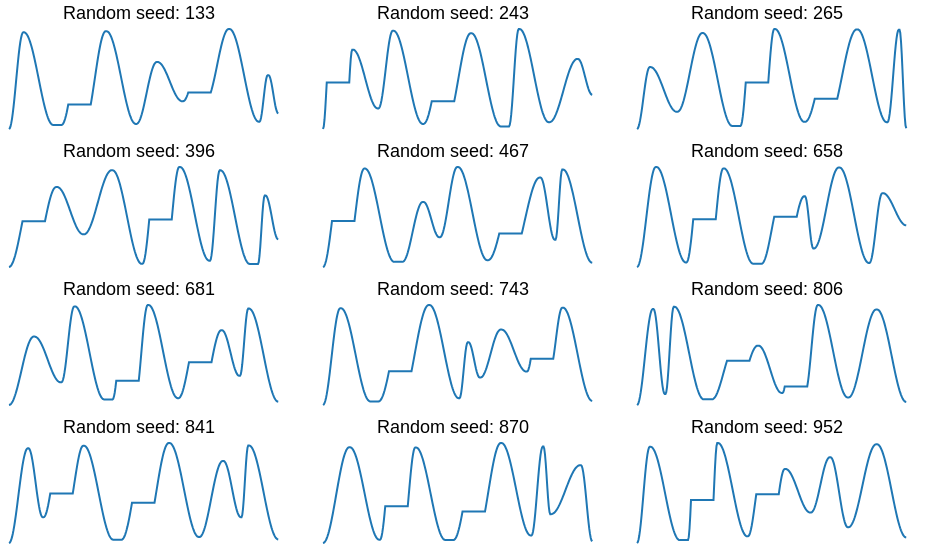

Notebook cell for this chart:
### Code cell
chart = plot_stimulus_seed_grid(
    stimuli, columns=3, width=300, height=100, font_size=18, title_x_offset=20
)
chart = chart.configure_header(labelFontSize=2)

chart

### Figure 1 — Vega-Lite specification as saved in the notebook (floating-point values rounded to 4 significant figures; data arrays with more than 128 entries replaced by an {"elided": "..."} marker saying what was removed)
{"config": {"view": {"continuousWidth": 300, "continuousHeight": 300, "stroke": null}, "concat": {"spacing": 10}, "header": {"labelFontSize": 2}}, "concat": [{"layer": [{"data": {"name": "data-25237dbbddd766146b977f74f3c9504b"}, "mark": {"type": "line", "color": "#1f77b4", "strokeWidth": 2}, "encoding": {"tooltip": [{"field": "seed", "title": "Seed", "type": "quantitative"}, {"field": "time", "format": ".0f", "title": "Time", "type": "quantitative"}, {"field": "y", "format": ".3f", "title": "Temperature", "type": "quantitative"}], "x": {"axis": null, "field": "time", "scale": {"zero": false}, "type": "quantitative"}, "y": {"axis": null, "field": "y", "scale": {"nice": false, "zero": false}, "type": "quantitative"}}}, {"data": {"name": "data-24c2077ab4bfdb37f0c5a1318cdc09a6"}, "mark": {"type": "text", "align": "center", "baseline": "bottom", "clip": false, "fontSize": 18, "fontWeight": "normal"}, "encoding": {"text": {"field": "label", "type": "nominal"}, "x": {"value": 130.0}, "y": {"value": -6}}}], "height": 100, "width": 300}, {"layer": [{"data": {"name": "data-008e4262f9434660f5b0ebad692006d5"}, "mark": {"type": "line", "color": "#1f77b4", "strokeWidth": 2}, "encoding": {"tooltip": [{"field": "seed", "title": "Seed", "type": "quantitative"}, {"field": "time", "format": ".0f", "title": "Time", "type": "quantitative"}, {"field": "y", "format": ".3f", "title": "Temperature", "type": "quantitative"}], "x": {"axis": null, "field": "time", "scale": {"zero": false}, "type": "quantitative"}, "y": {"axis": null, "field": "y", "scale": {"nice": false, "zero": false}, "type": "quantitative"}}}, {"data": {"name": "data-901115dec6c66965e4b7b807b2389cec"}, "mark": {"type": "text", "align": "center", "baseline": "bottom", "clip": false, "fontSize": 18, "fontWeight": "normal"}, "encoding": {"text": {"field": "label", "type": "nominal"}, "x": {"value": 130.0}, "y": {"value": -6}}}], "height": 100, "width": 300}, {"layer": [{"data": {"name": "data-f35f067c1c15bb4cd7cad09248f9449d"}, "mark": {"type": "line", "color": "#1f77b4", "strokeWidth": 2}, "encoding": {"tooltip": [{"field": "seed", "title": "Seed", "type": "quantitative"}, {"field": "time", "format": ".0f", "title": "Time", "type": "quantitative"}, {"field": "y", "format": ".3f", "title": "Temperature", "type": "quantitative"}], "x": {"axis": null, "field": "time", "scale": {"zero": false}, "type": "quantitative"}, "y": {"axis": null, "field": "y", "scale": {"nice": false, "zero": false}, "type": "quantitative"}}}, {"data": {"name": "data-e1f0d4d54aa2432c07a2200d8141e265"}, "mark": {"type": "text", "align": "center", "baseline": "bottom", "clip": false, "fontSize": 18, "fontWeight": "normal"}, "encoding": {"text": {"field": "label", "type": "nominal"}, "x": {"value": 130.0}, "y": {"value": -6}}}], "height": 100, "width": 300}, {"layer": [{"data": {"name": "data-9c3cbd10306074bdda0e422d7bfeed61"}, "mark": {"type": "line", "color": "#1f77b4", "strokeWidth": 2}, "encoding": {"tooltip": [{"field": "seed", "title": "Seed", "type": "quantitative"}, {"field": "time", "format": ".0f", "title": "Time", "type": "quantitative"}, {"field": "y", "format": ".3f", "title": "Temperature", "type": "quantitative"}], "x": {"axis": null, "field": "time", "scale": {"zero": false}, "type": "quantitative"}, "y": {"axis": null, "field": "y", "scale": {"nice": false, "zero": false}, "type": "quantitative"}}}, {"data": {"name": "data-76313b7a26865cc48db1001ea389cc4a"}, "mark": {"type": "text", "align": "center", "baseline": "bottom", "clip": false, "fontSize": 18, "fontWeight": "normal"}, "encoding": {"text": {"field": "label", "type": "nominal"}, "x": {"value": 130.0}, "y": {"value": -6}}}], "height": 100, "width": 300}, {"layer": [{"data": {"name": "data-07c8e21b15b602c766011e39fe574def"}, "mark": {"type": "line", "color": "#1f77b4", "strokeWidth": 2}, "encoding": {"tooltip": [{"field": "seed", "title": "Seed", "type": "quantitative"}, {"field": "time", "format": ".0f", "title": "Time", "type": "quantitative"}, {"field": "y", "format": ".3f", "title": "Temperature", "type": "quantitative"}], "x": {"axis": null, "field": "time", "scale": {"zero": false}, "type": "quantitative"}, "y": {"axis": null, "field": "y", "scale": {"nice": false, "zero": false}, "type": "quantitative"}}}, {"data": {"name": "data-4e4ba374ea388cc99c629c437fccc2c1"}, "mark": {"type": "text", "align": "center", "baseline": "bottom", "clip": false, "fontSize": 18, "fontWeight": "normal"}, "encoding": {"text": {"field": "label", "type": "nominal"}, "x": {"value": 130.0}, "y": {"value": -6}}}], "height": 100, "width": 300}, {"layer": [{"data": {"name": "data-d17164fed836da958758fc3439012a9f"}, "mark": {"type": "line", "color": "#1f77b4", "strokeWidth": 2}, "encoding": {"tooltip": [{"field": "seed", "title": "Seed", "type": "quantitative"}, {"field": "time", "format": ".0f", "title": "Time", "type": "quantitative"}, {"field": "y", "format": ".3f", "title": "Temperature", "type": "quantitative"}], "x": {"axis": null, "field": "time", "scale": {"zero": false}, "type": "quantitative"}, "y": {"axis": null, "field": "y", "scale": {"nice": false, "zero": false}, "type": "quantitative"}}}, {"data": {"name": "data-0fb723ce4a4f79c8271c02f8dfbe1204"}, "mark": {"type": "text", "align": "center", "baseline": "bottom", "clip": false, "fontSize": 18, "fontWeight": "normal"}, "encoding": {"text": {"field": "label", "type": "nominal"}, "x": {"value": 130.0}, "y": {"value": -6}}}], "height": 100, "width": 300}, {"layer": [{"data": {"name": "data-9f0bcb4ec65ede2c744346ff87574530"}, "mark": {"type": "line", "color": "#1f77b4", "strokeWidth": 2}, "encoding": {"tooltip": [{"field": "seed", "title": "Seed", "type": "quantitative"}, {"field": "time", "format": ".0f", "title": "Time", "type": "quantitative"}, {"field": "y", "format": ".3f", "title": "Temperature", "type": "quantitative"}], "x": {"axis": null, "field": "time", "scale": {"zero": false}, "type": "quantitative"}, "y": {"axis": null, "field": "y", "scale": {"nice": false, "zero": false}, "type": "quantitative"}}}, {"data": {"name": "data-7c8d2fe2b23883a3dea26a4c744de279"}, "mark": {"type": "text", "align": "center", "baseline": "bottom", "clip": false, "fontSize": 18, "fontWeight": "normal"}, "encoding": {"text": {"field": "label", "type": "nominal"}, "x": {"value": 130.0}, "y": {"value": -6}}}], "height": 100, "width": 300}, {"layer": [{"data": {"name": "data-6eb003eb4a052c268207e3c29df0e3aa"}, "mark": {"type": "line", "color": "#1f77b4", "strokeWidth": 2}, "encoding": {"tooltip": [{"field": "seed", "title": "Seed", "type": "quantitative"}, {"field": "time", "format": ".0f", "title": "Time", "type": "quantitative"}, {"field": "y", "format": ".3f", "title": "Temperature", "type": "quantitative"}], "x": {"axis": null, "field": "time", "scale": {"zero": false}, "type": "quantitative"}, "y": {"axis": null, "field": "y", "scale": {"nice": false, "zero": false}, "type": "quantitative"}}}, {"data": {"name": "data-eb269994ecc7d9c2dc721630c373cdca"}, "mark": {"type": "text", "align": "center", "baseline": "bottom", "clip": false, "fontSize": 18, "fontWeight": "normal"}, "encoding": {"text": {"field": "label", "type": "nominal"}, "x": {"value": 130.0}, "y": {"value": -6}}}], "height": 100, "width": 300}, {"layer": [{"data": {"name": "data-eb04f5da5189a4bb3fd76c49cd3c384e"}, "mark": {"type": "line", "color": "#1f77b4", "strokeWidth": 2}, "encoding": {"tooltip": [{"field": "seed", "title": "Seed", "type": "quantitative"}, {"field": "time", "format": ".0f", "title": "Time", "type": "quantitative"}, {"field": "y", "format": ".3f", "title": "Temperature", "type": "quantitative"}], "x": {"axis": null, "field": "time", "scale": {"zero": false}, "type": "quantitative"}, "y": {"axis": null, "field": "y", "scale": {"nice": false, "zero": false}, "type": "quantitative"}}}, {"data": {"name": "data-a20ed29c9939cc61569e00e0c55aebb5"}, "mark": {"type": "text", "align": "center", "baseline": "bottom", "clip": false, "fontSize": 18, "fontWeight": "normal"}, "encoding": {"text": {"field": "label", "type": "nominal"}, "x": {"value": 130.0}, "y": {"value": -6}}}], "height": 100, "width": 300}, {"layer": [{"data": {"name": "data-89214e161fa7980035a9b8c5cea1b105"}, "mark": {"type": "line", "color": "#1f77b4", "strokeWidth": 2}, "encoding": {"tooltip": [{"field": "seed", "title": "Seed", "type": "quantitative"}, {"field": "time", "format": ".0f", "title": "Time", "type": "quantitative"}, {"field": "y", "format": ".3f", "title": "Temperature", "type": "quantitative"}], "x": {"axis": null, "field": "time", "scale": {"zero": false}, "type": "quantitative"}, "y": {"axis": null, "field": "y", "scale": {"nice": false, "zero": false}, "type": "quantitative"}}}, {"data": {"name": "data-5544bfd418b338148b8979867e9beacb"}, "mark": {"type": "text", "align": "center", "baseline": "bottom", "clip": false, "fontSize": 18, "fontWeight": "normal"}, "encoding": {"text": {"field": "label", "type": "nominal"}, "x": {"value": 130.0}, "y": {"value": -6}}}], "height": 100, "width": 300}, {"layer": [{"data": {"name": "data-6eeda78faba696861ee942027d54528f"}, "mark": {"type": "line", "color": "#1f77b4", "strokeWidth": 2}, "encoding": {"tooltip": [{"field": "seed", "title": "Seed", "type": "quantitative"}, {"field": "time", "format": ".0f", "title": "Time", "type": "quantitative"}, {"field": "y", "format": ".3f", "title": "Temperature", "type": "quantitative"}], "x": {"axis": null, "field": "time", "scale": {"zero": false}, "type": "quantitative"}, "y": {"axis": null, "field": "y", "scale": {"nice": false, "zero": false}, "type": "quantitative"}}}, {"data": {"name": "data-41a11130a0fbce71453e162dad325477"}, "mark": {"type": "text", "align": "center", "baseline": "bottom", "clip": false, "fontSize": 18, "fontWeight": "normal"}, "encoding": {"text": {"field": "label", "type": "nominal"}, "x": {"value": 130.0}, "y": {"value": -6}}}], "height": 100, "width": 300}, {"layer": [{"data": {"name": "data-f92a7a98ec688acc150927bc7b331f5e"}, "mark": {"type": "line", "color": "#1f77b4", "strokeWidth": 2}, "encoding": {"tooltip": [{"field": "seed", "title": "Seed", "type": "quantitative"}, {"field": "time", "format": ".0f", "title": "Time", "type": "quantitative"}, {"field": "y", "format": ".3f", "title": "Temperature", "type": "quantitative"}], "x": {"axis": null, "field": "time", "scale": {"zero": false}, "type": "quantitative"}, "y": {"axis": null, "field": "y", "scale": {"nice": false, "zero": false}, "type": "quantitative"}}}, {"data": {"name": "data-ab549673a3e08e165745adf07773c853"}, "mark": {"type": "text", "align": "center", "baseline": "bottom", "clip": false, "fontSize": 18, "fontWeight": "normal"}, "encoding": {"text": {"field": "label", "type": "nominal"}, "x": {"value": 130.0}, "y": {"value": -6}}}], "height": 100, "width": 300}], "columns": 3, "resolve": {"scale": {"x": "independent", "y": "independent"}}, "$schema": "https://vega.github.io/schema/vega-lite/v5.20.1.json", "datasets": {"data-25237dbbddd766146b977f74f3c9504b": {"elided": "360 records"}, "data-24c2077ab4bfdb37f0c5a1318cdc09a6": [{"label": "Random seed: 133"}], "data-008e4262f9434660f5b0ebad692006d5": {"elided": "360 records"}, "data-901115dec6c66965e4b7b807b2389cec": [{"label": "Random seed: 243"}], "data-f35f067c1c15bb4cd7cad09248f9449d": {"elided": "360 records"}, "data-e1f0d4d54aa2432c07a2200d8141e265": [{"label": "Random seed: 265"}], "data-9c3cbd10306074bdda0e422d7bfeed61": {"elided": "360 records"}, "data-76313b7a26865cc48db1001ea389cc4a": [{"label": "Random seed: 396"}], "data-07c8e21b15b602c766011e39fe574def": {"elided": "360 records"}, "data-4e4ba374ea388cc99c629c437fccc2c1": [{"label": "Random seed: 467"}], "data-d17164fed836da958758fc3439012a9f": {"elided": "360 records"}, "data-0fb723ce4a4f79c8271c02f8dfbe1204": [{"label": "Random seed: 658"}], "data-9f0bcb4ec65ede2c744346ff87574530": {"elided": "360 records"}, "data-7c8d2fe2b23883a3dea26a4c744de279": [{"label": "Random seed: 681"}], "data-6eb003eb4a052c268207e3c29df0e3aa": {"elided": "360 records"}, "data-eb269994ecc7d9c2dc721630c373cdca": [{"label": "Random seed: 743"}], "data-eb04f5da5189a4bb3fd76c49cd3c384e": {"elided": "360 records"}, "data-a20ed29c9939cc61569e00e0c55aebb5": [{"label": "Random seed: 806"}], "data-89214e161fa7980035a9b8c5cea1b105": {"elided": "360 records"}, "data-5544bfd418b338148b8979867e9beacb": [{"label": "Random seed: 841"}], "data-6eeda78faba696861ee942027d54528f": {"elided": "360 records"}, "data-41a11130a0fbce71453e162dad325477": [{"label": "Random seed: 870"}], "data-f92a7a98ec688acc150927bc7b331f5e": {"elided": "360 records"}, "data-ab549673a3e08e165745adf07773c853": [{"label": "Random seed: 952"}]}}
